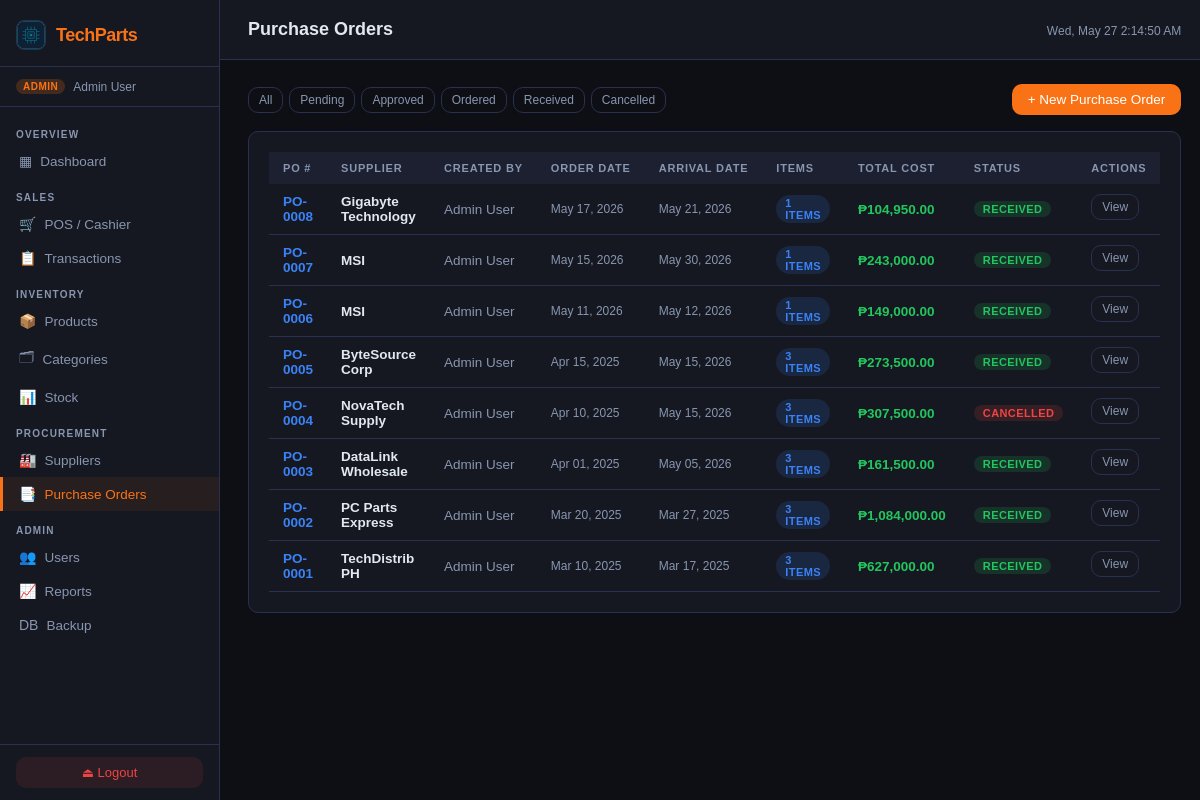
/pages/purchase_orders.php (signed in), run on the app's committed database.
### tables this page shows
CREATE TABLE `purchaseorder` (
  `ID` int NOT NULL AUTO_INCREMENT,
  `OrderDate` timestamp NULL DEFAULT CURRENT_TIMESTAMP,
  `ArrivalDate` date DEFAULT NULL,
  `Status` enum('Pending','Approved','Ordered','Received','Cancelled') DEFAULT 'Pending',
  `Notes` text,
  `Supplier_ID` int NOT NULL,
  `User_ID` int NOT NULL,
  PRIMARY KEY (`ID`),
  KEY `Supplier_ID` (`Supplier_ID`),
  KEY `User_ID` (`User_ID`),
  CONSTRAINT `purchaseorder_ibfk_1` FOREIGN KEY (`Supplier_ID`) REFERENCES `supplier` (`ID`),
  CONSTRAINT `purchaseorder_ibfk_2` FOREIGN KEY (`User_ID`) REFERENCES `user` (`ID`)
);

CREATE TABLE `supplier` (
  `ID` int NOT NULL AUTO_INCREMENT,
  `Name` varchar(255) NOT NULL,
  `Phone` varchar(20) NOT NULL,
  `Email` varchar(254) NOT NULL,
  `Address` varchar(255) NOT NULL,
  `IsActive` tinyint(1) DEFAULT '1',
  PRIMARY KEY (`ID`),
  UNIQUE KEY `Phone` (`Phone`),
  UNIQUE KEY `Email` (`Email`)
);

CREATE TABLE `user` (
  `ID` int NOT NULL AUTO_INCREMENT,
  `Name` varchar(100) NOT NULL,
  `Email` varchar(254) NOT NULL,
  `Password` varchar(255) NOT NULL,
  `Role` enum('Admin','Cashier') NOT NULL,
  `IsActive` tinyint(1) DEFAULT '1',
  `CreatedAt` timestamp NULL DEFAULT CURRENT_TIMESTAMP,
  PRIMARY KEY (`ID`),
  UNIQUE KEY `Email` (`Email`)
);

### pages/purchase_orders.php (the view, shortened to what this page needs)
<?php
$db = getDB();
$isAdmin = in_array($_SESSION['role'], ['Admin', 'User']);
$statusFilt = $_GET['status'] ?? '';
$where = $statusFilt ? 'WHERE po.Status=?' : '';
$params = $statusFilt ? [$statusFilt] : [];
$pos = $db->prepare("
    SELECT po.*, s.Name AS SupplierName, u.Name AS CreatedBy,
           COUNT(poi.ID) AS ItemCount,
           COALESCE(SUM(poi.QuantityOrdered*poi.UnitCost),0) AS TotalCost
    FROM PurchaseOrder po
    JOIN Supplier s ON po.Supplier_ID=s.ID
    JOIN User u ON po.User_ID=u.ID
    LEFT JOIN PurchaseOrderItem poi ON poi.PurchaseOrder_ID=po.ID
    $where GROUP BY po.ID ORDER BY po.OrderDate DESC
");
$pos->execute($params);
$poList = $pos->fetchAll();
include __DIR__ . '/../includes/header.php';
?>
<link rel="stylesheet" href="/css/purchase_orders.css">
<div class="toolbar">
  <div style="display:flex;gap:6px">
    <?php foreach (['' => 'All', 'Pending' => 'Pending', 'Approved' => 'Approved', 'Ordered' => 'Ordered', 'Received' => 'Received', 'Cancelled' => 'Cancelled'] as $v => $l): ?>
      <a href="?status=<?= $v ?>" class="btn btn-ghost btn-sm <?= $statusFilt === $v ? 'btn-primary' : '' ?>"><?= $l ?></a>
    <?php endforeach; ?>
  </div>
  <?php if ($isAdmin): ?>
    <button class="btn btn-primary" onclick="openModal('po-modal')">+ New Purchase Order</button>
  <?php endif; ?>
</div>
<div class="card">
  <div class="table-wrap">
    <table>
      <thead>
        <tr>
          <th>PO #</th>
          <th>Supplier</th>
          <th>Created By</th>
          <th>Order Date</th>
          <th>Arrival Date</th>
          <th>Items</th>
          <th>Total Cost</th>
          <th>Status</th>
          <th>Actions</th>
        </tr>
      </thead>
      <tbody>
        <?php foreach ($poList as $po): ?>
          <tr>
            <td style="font-family:'Syne',sans-serif;font-weight:700;color:var(--accent2)">PO-<?= str_pad($po['ID'], 4, '0', STR_PAD_LEFT) ?></td>
            <td style="font-weight:600"><?= htmlspecialchars($po['SupplierName']) ?></td>
            <td style="color:var(--text-muted)"><?= htmlspecialchars($po['CreatedBy']) ?></td>
            <td style="color:var(--text-muted);font-size:12px"><?= date('M d, Y', strtotime($po['OrderDate'])) ?></td>
            <td style="color:var(--text-muted);font-size:12px"><?= $po['ArrivalDate'] ? date('M d, Y', strtotime($po['ArrivalDate'])) : '—' ?></td>
            <td><span class="badge badge-blue"><?= $po['ItemCount'] ?> items</span></td>
            <td style="color:var(--accent3);font-weight:600">₱<?= number_format($po['TotalCost'], 2) ?></td>
            <td>
              <?php $c = match ($po['Status']) {
                'Received' => 'green',
                'Approved' => 'blue',
                'Ordered' => 'orange',
                'Pending' => 'yellow',
                'Cancelled' => 'red',
                default => 'gray'
              }; ?>
              <span class="badge badge-<?= $c ?>"><?= $po['Status'] ?></span>
            </td>
            <td style="display:flex;gap:6px">
              <button class="btn btn-ghost btn-sm" onclick="viewPO(<?= $po['ID'] ?>)">View</button>
            </td>
          </tr>
        <?php endforeach; ?>
      </tbody>
    </table>
  </div>
</div>
<?php include __DIR__ . '/../includes/footer.php'; ?>

### css/style.css (style rules this page uses)
:root { --bg: #0d0f14; --surface: #151820; --surface2: #1c2030; --surface3: #222840; --border: #2a3050; --accent: #f97316; --accent2: #3b82f6; --accent3: #22c55e; --danger: #ef4444; --warning: #eab308; --text: #e2e8f0; --text-muted: #8896b0; --sidebar-w: 220px; --topbar-h: 60px; --radius: 10px; --shadow: 0 4px 24px rgba(0, 0, 0, .4); }
*, *::before, *::after { box-sizing: border-box; margin: 0; padding: 0; }
body { font-family: 'DM Sans', sans-serif; background: var(--bg); color: var(--text); display: flex; min-height: 100vh; font-size: 14px; }
.card { background: var(--surface); border: 1px solid var(--border); border-radius: var(--radius); padding: 20px; margin-bottom: 20px; }
.table-wrap { overflow-x: auto; }
table { width: 100%; border-collapse: collapse; }
thead th { background: var(--surface2); color: var(--text-muted); font-size: 11px; font-weight: 700; letter-spacing: .8px; text-transform: uppercase; padding: 10px 14px; text-align: left; white-space: nowrap; }
tbody tr { border-bottom: 1px solid var(--border); transition: background .1s; }
tbody td { padding: 10px 14px; font-size: 13.5px; }
.badge { display: inline-flex; align-items: center; padding: 2px 9px; border-radius: 20px; font-size: 11px; font-weight: 600; text-transform: uppercase; letter-spacing: .4px; }
.badge-green { background: rgba(34, 197, 94, .15); color: var(--accent3); }
.badge-blue { background: rgba(59, 130, 246, .15); color: var(--accent2); }
.badge-red { background: rgba(239, 68, 68, .15); color: var(--danger); }
.btn { display: inline-flex; align-items: center; gap: 6px; padding: 8px 16px; border-radius: var(--radius); border: none; cursor: pointer; font-family: 'DM Sans', sans-serif; font-size: 13.5px; font-weight: 500; transition: all .15s; text-decoration: none; }
.btn-primary { background: var(--accent); color: #fff; }
.btn-ghost { background: transparent; color: var(--text-muted); border: 1px solid var(--border); }
.btn-sm { padding: 5px 10px; font-size: 12px; }
.toolbar { display: flex; align-items: center; justify-content: space-between; gap: 12px; margin-bottom: 16px; flex-wrap: wrap; }

### data on the page
purchaseorder: ID "0008", Supplier_ID.Name "Gigabyte Technology", User_ID.Name "Admin User", OrderDate "May 17, 2026", ArrivalDate "May 21, 2026", ItemCount "1", TotalCost "104,950.00", Status "RECEIVED"
purchaseorder: ID "0007", Supplier_ID.Name "MSI", User_ID.Name "Admin User", OrderDate "May 15, 2026", ArrivalDate "May 30, 2026", ItemCount "1", TotalCost "243,000.00", Status "RECEIVED"
purchaseorder: ID "0006", Supplier_ID.Name "MSI", User_ID.Name "Admin User", OrderDate "May 11, 2026", ArrivalDate "May 12, 2026", ItemCount "1", TotalCost "149,000.00", Status "RECEIVED"
purchaseorder: ID "0005", Supplier_ID.Name "ByteSource Corp", User_ID.Name "Admin User", OrderDate "Apr 15, 2025", ArrivalDate "May 15, 2026", ItemCount "3", TotalCost "273,500.00", Status "RECEIVED"
purchaseorder: ID "0004", Supplier_ID.Name "NovaTech Supply", User_ID.Name "Admin User", OrderDate "Apr 10, 2025", ArrivalDate "May 15, 2026", ItemCount "3", TotalCost "307,500.00", Status "CANCELLED"
purchaseorder: ID "0003", Supplier_ID.Name "DataLink Wholesale", User_ID.Name "Admin User", OrderDate "Apr 01, 2025", ArrivalDate "May 05, 2026", ItemCount "3", TotalCost "161,500.00", Status "RECEIVED"
purchaseorder: ID "0002", Supplier_ID.Name "PC Parts Express", User_ID.Name "Admin User", OrderDate "Mar 20, 2025", ArrivalDate "Mar 27, 2025", ItemCount "3", TotalCost "1,084,000.00", Status "RECEIVED"
purchaseorder: ID "0001", Supplier_ID.Name "TechDistrib PH", User_ID.Name "Admin User", OrderDate "Mar 10, 2025", ArrivalDate "Mar 17, 2025", ItemCount "3", TotalCost "627,000.00", Status "RECEIVED"

### other printed values
$user['role'] "ADMIN"
$user['name'] "Admin User"
$pageTitle "Purchase Orders"
$l "All"
$l "Pending"
$l "Approved"
$l "Ordered"
$l "Received"
$l "Cancelled"
